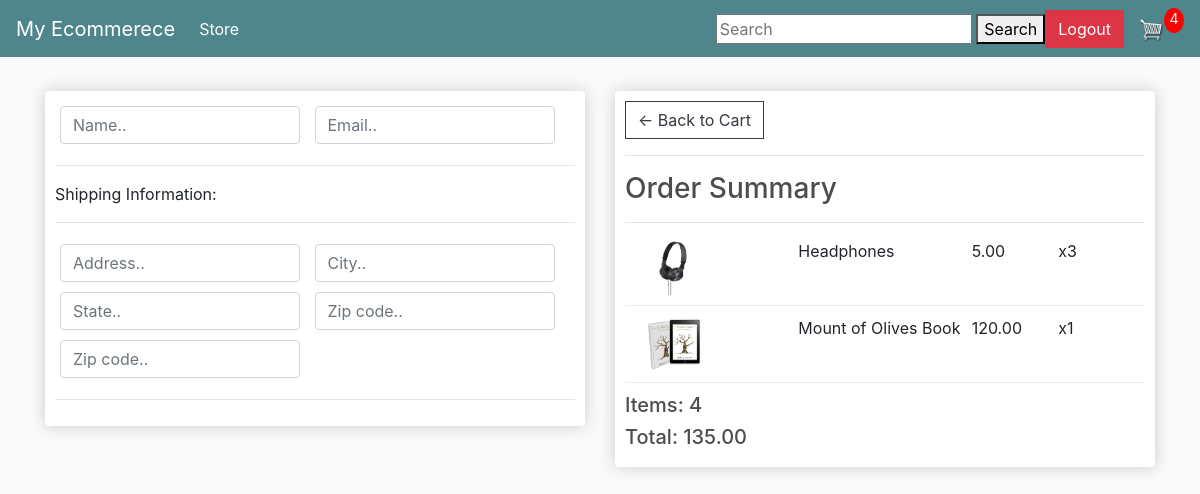
Screenshot of /checkout/ (signed in) with the database file from the repository.
### store/models.py (models this page shows, shortened)
class Order(models.Model):
    customer = models.ForeignKey(
        Customer, on_delete=models.SET_NULL, blank=True, null=True
    )
    date_ordered = models.DateTimeField(auto_now_add=True)
    complete = models.BooleanField(default=False, null=True, blank=True)
    transaction_id = models.CharField(max_length=200, null=True)
    @property
    def get_cart_total(self):
        order_items = self.orderitem_set.all()
        total = sum([item.get_total for item in order_items])
        return total
    @property
    def get_cart_items(self):
        order_items = self.orderitem_set.all()
        total = sum([item.quantity for item in order_items])
        return total

class OrderItem(models.Model):
    product = models.ForeignKey(
        Product, on_delete=models.SET_NULL, blank=True, null=True
    )
    order = models.ForeignKey(Order, on_delete=models.CASCADE, blank=True, null=True)
    quantity = models.IntegerField(default=0, null=True, blank=True)
    date_added = models.DateTimeField(auto_now_add=True)
    @property
    def get_total(self):
        return self.quantity * self.product.price

class Product(models.Model):
    name = models.CharField(max_length=200, null=True)
    price = models.FloatField()
    digital = models.BooleanField(default=False, null=True, blank=True)
    image = models.ImageField(default="placeholder.png", null=True, blank=True)
    @property
    def imageURL(self):
        try:
            url = self.image.url
        except:
            url = ""
        return url

### store/views.py (the view, shortened to what this page needs)
# urls.py: path("checkout/", views.checkout, name="checkout"),
@csrf_exempt
@login_required(login_url="login")
def checkout(request):
    customer = request.user.customer
    order, created = Order.objects.get_or_create(customer=customer, complete=False)
    items = order.orderitem_set.all()
    context = {
        "items": items,
        "order": order,
    }
    return render(request, "store/checkout.html", context)

### store/templates/store/checkout.html (shortened to what this page needs)
{% extends 'store/main.html' %} {% load static %} {% block content %}
<div class="row">
  <div class="col-lg-6">
    <div class="box-element" id="form-wrapper">
      <form id="the-form" method="post" action="">
        <div id="user-info">
          <div class="form-field">
            <input
              required
              class="form-control"
              type="text"
              name="name"
              placeholder="Name.."
            />
          </div>
          <div class="form-field">
            <input
              required
              class="form-control"
              type="email"
              name="email"
              placeholder="Email.."
            />
          </div>
        </div>
        <div id="shipping-info">
          <hr />
          <p>Shipping Information:</p>
          <hr />
          <div class="form-field">
            <input
              class="form-control"
              type="text"
              name="address"
              placeholder="Address.."
            />
          </div>
          <div class="form-field">
            <input
              class="form-control"
              type="text"
              name="city"
              placeholder="City.."
            />
          </div>
          <div class="form-field">
            <input
              class="form-control"
              type="text"
              name="state"
              placeholder="State.."
            />
          </div>
          <div class="form-field">
            <input
              class="form-control"
              type="text"
              name="zipcode"
              placeholder="Zip code.."
            />
          </div>
          <div class="form-field">
            <input
              class="form-control"
              type="text"
              name="country"
              placeholder="Zip code.."
            />
          </div>
        </div>
        <hr />
      </form>
    </div>
    <br />
  </div>
  <div class="col-lg-6">
    <div class="box-element">
      <a class="btn btn-outline-dark" href="{% url 'cart' %}"
        >&#x2190; Back to Cart</a
      >
      <hr />
      <h3>Order Summary</h3>
      <hr />
      {% for item in items %}
      <div class="cart-row">
        <div style="flex: 2">
          <img class="row-image" src="{{item.product.imageURL}}" />
        </div>
        <div style="flex: 2"><p>{{item.product.name}}</p></div>
        <div style="flex: 1">
          <p>{{item.product.price|floatformat:2}}</p>
        </div>
        <div style="flex: 1"><p>x{{item.quantity}}</p></div>
      </div>
      {% endfor %}
      <h5>Items: {{order.get_cart_items}}</h5>
      <h5>Total: {{order.get_cart_total|floatformat:2}}</h5>
    </div>
  </div>
</div>
{% endblock content %}

### store/templates/store/main.html (shortened to what this page needs)
<!DOCTYPE html>
{% load static %}
<html>
  <head>
    <link
      rel="stylesheet"
      href="https://stackpath.bootstrapcdn.com/bootstrap/4.4.1/css/bootstrap.min.css"
    />
    <link rel="stylesheet" type="text/css" href="{% static 'css/main.css' %}" />
  </head>
  <body>
    <nav class="navbar navbar-expand-lg navbar-dark bg-dark">
      <a class="navbar-brand" href="{% url 'store' %}">My Ecommerece</a>
      <div class="collapse navbar-collapse" id="navbarSupportedContent">
        <ul class="navbar-nav mr-auto">
          <li class="nav-item active">
            <a class="nav-link" href="{% url 'store' %}"
              >Store <span class="sr-only">(current)</span></a
            >
          </li>
        </ul>
        <div class="search">
          <form class="f1" action="{% url 'search_view' %}" method="GET">
            <input class="s1" type="text" name="q" placeholder="Search">
            <button class="submit" type="submit">Search</button>
          </form>
        </div>
        <div class="form-inline my-2 my-lg-0">
          {% if request.user.is_authenticated %}
          <a href="{% url 'logout' %}" class="btn btn-danger">Logout</a>
          {% else %}
          <a href="{% url 'login' %}" class="btn btn-warning">Login</a>
          {% endif %}
          <a href="{% url 'cart' %}">
            <img id="cart-icon" src="{% static 'images/cart.png' %}" />
          </a>
          {% if request.user.is_authenticated %}
          <p id="cart-total">{{order.get_cart_items}}</p>
          {% else %}
          <p id="cart-total">0</p>
          {% endif %}
        </div>
      </div>
    </nav>
    <div class="container">
      <br />
      {% block content %} {% endblock content %}
    </div>
  </body>
</html>

### static/css/main.css (style rules this page uses)
body { background-color: hsl(0, 0%, 98%); }
h1,h2,h3,h4,h5,h6 { color:hsl(0, 0%, 30%); }
.box-element { box-shadow:hsl(0, 0%, 80%) 0 0 16px; background-color: #fff; border-radius: 4px; padding: 10px; }
.bg-dark { background-color: #4f868c!important; }
#cart-icon { width:25px; display: inline-block; margin-left: 15px; }
#cart-total { display: block; text-align: center; color:#fff; background-color: red; width: 20px; height: 25px; border-radius: 50%; font-size: 14px; }
.col-lg-4, .col-lg-6, .col-lg-8, .col-lg-12 { margin-top: 10px; }
.btn { border-radius: 0; }
.row-image { width: 100px; }
.form-field { width:250px; display: inline-block; padding: 5px; }
.cart-row { display: flex; align-items: flex-stretch; padding-bottom: 10px; margin-bottom: 10px; border-bottom: 1px solid #ececec; }

### rows the page displays
Order: get_cart_items "4", get_cart_total "135.00"
OrderItem: product.imageURL (picture), product.name "Headphones", product.price "5.00", quantity "3"
OrderItem: product.imageURL (picture), product.name "Mount of Olives Book", product.price "120.00", quantity "1"
